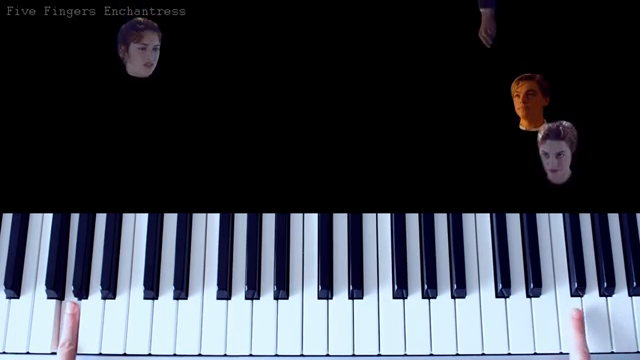
#> input picture frame 222 of src/titanic.mp4, 640 x 360 px, given in place of alice.mp4, which was not available
$ python testeDiff.py   (older library calls are emulated)
#> lines starting #> are read from the running program, lines starting #| are printed output that depends on the picture; after the words box and inside, x2 and y2 are one past the last pixel; in counts of white or black regions, pixels touching at a corner belong together; pictures that were not available may be replaced by others from this repository, and a replacement may not be noted
import cv2
import numpy as np

cap = cv2.VideoCapture('alice.mp4')
ret, current_frame = cap.read()
#> current_frame is the input picture: shape (360, 640, 3); mean B, G, R 72.9, 63.4, 58.7
previous_frame = current_frame

previous_frame_gray = cv2.cvtColor(current_frame, cv2.COLOR_BGR2GRAY)
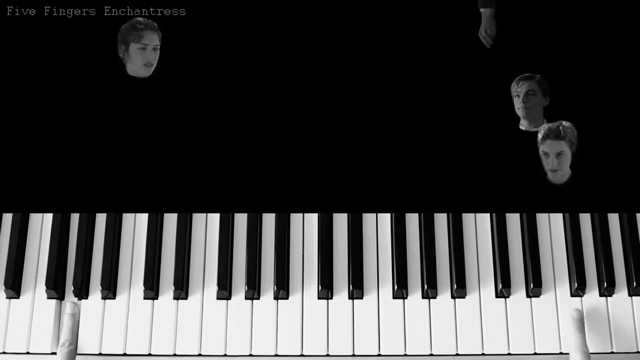
#> previous_frame_gray: shape (360, 640); min 0, max 254, mean 63.1
previous_frame_hsv =  cv2.cvtColor(current_frame, cv2.COLOR_BGR2HSV)
#> previous_frame_hsv: shape (360, 640, 3); mean H, S, V 50.3, 46.1, 73.6

cv2.imshow('frame_test', current_frame)
cv2.waitKey(0)

# min_white_key_val = int(input('type in what the minimum white key value is: '))
# max_white_key_sat = int(input('type in what the maximum white key saturation is: '))
min_white_key_val = 180
max_white_key_sat = 7

red_difference = 50
red_threshold = 160

previous_hand_mask = np.zeros(previous_frame_gray.shape)


while(cap.isOpened()):
    current_frame_gray = cv2.cvtColor(current_frame, cv2.COLOR_BGR2GRAY)

    current_frame_gray = cv2.GaussianBlur(current_frame_gray, (11,11), 3)
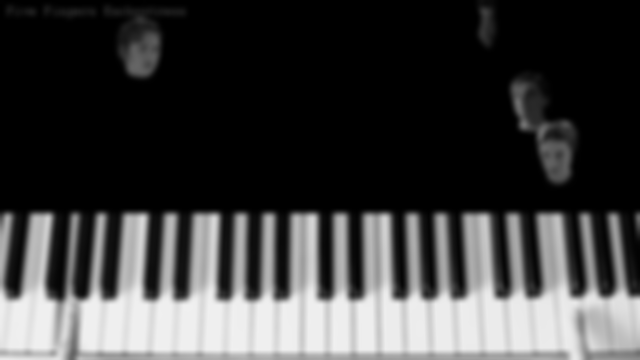
#> current_frame_gray: shape (360, 640); min 0, max 240, mean 63

    current_frame_hsv = cv2.cvtColor(current_frame, cv2.COLOR_BGR2HSV)

    current_frame_hsv = cv2.GaussianBlur(current_frame_hsv, (11,11),3)
#> current_frame_hsv: shape (360, 640, 3); mean H, S, V 50.3, 46.1, 73.6

    current_frame_sat = current_frame_hsv[:,:,1]
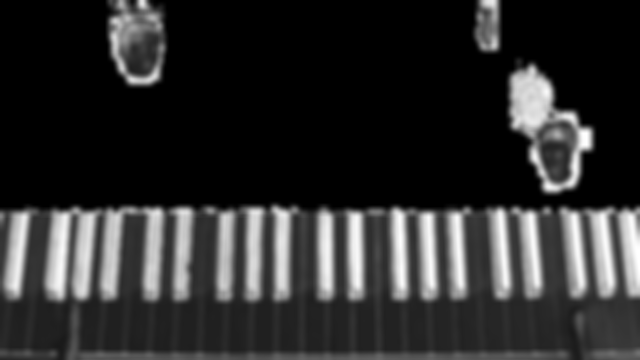
#> current_frame_sat: shape (360, 640); min 0, max 255, mean 46.1

    frame_diff_l = cv2.absdiff(current_frame_gray, previous_frame_gray)

    frame_diff_s = cv2.absdiff(current_frame_sat, previous_frame_hsv[:,:,1])
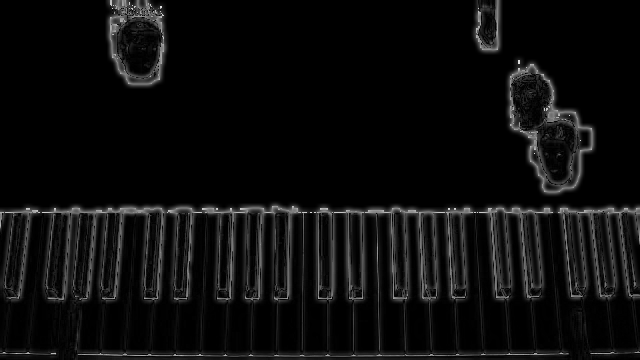
#> frame_diff_s: shape (360, 640); min 0, max 226, mean 12.8

    white_key_mask = np.zeros(frame_diff_l.shape)

    white_key_mask[current_frame_hsv[:,:,1] < max_white_key_sat] = 1
    white_key_mask[previous_frame_hsv[:,:,1] < max_white_key_sat] = 1
    white_key_mask[current_frame_hsv[:,:,2] > min_white_key_val] = 1
    white_key_mask[previous_frame_hsv[:,:,2] > min_white_key_val] = 1

    hand_mask = np.zeros(frame_diff_l.shape)
    red_diff_frame = current_frame[:,:,2]*2  - current_frame[:,:,1] - current_frame[:,:,0]
    red_diff_frame[current_frame[:,:,2] < red_threshold] = 0
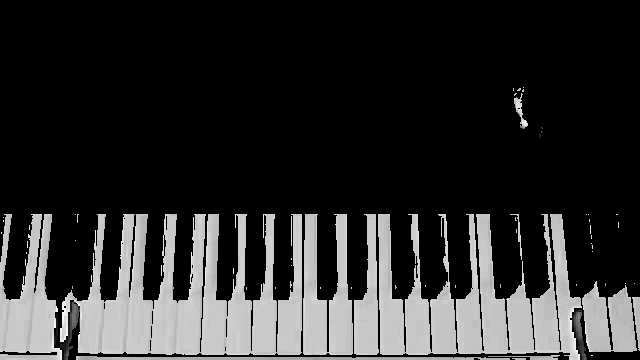
#> red_diff_frame: shape (360, 640); min 0, max 254, mean 45.6
    red_diff_frame[red_diff_frame > 200] = 0
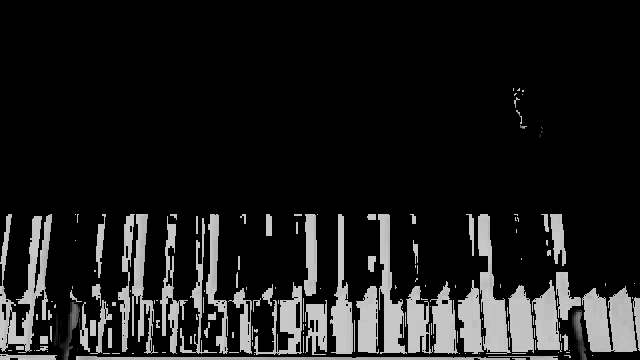
#> red_diff_frame: shape (360, 640); 8.53% of pixels changed, all inside (x1, y1, x2, y2) = (0, 87, 640, 360)
    hand_mask[red_diff_frame > red_difference] = 1

    kernel = cv2.getStructuringElement(cv2.MORPH_ELLIPSE, (15, 15))
    im = np.zeros((100, 100), dtype=np.uint8)
    im[50:, 50:] = 255

    mean, std_dev = cv2.meanStdDev(frame_diff_l)
#> mean = [9.15]; std_dev = [18.98]

    frame_diff_l[frame_diff_l < 2*std_dev] = 0


    hand_mask = cv2.dilate(hand_mask, kernel, iterations=2)

    frame_diff_l[previous_hand_mask == 1] = frame_diff_l[previous_hand_mask == 1]/100
    frame_diff_l[white_key_mask == 1] = frame_diff_l[white_key_mask == 1]*20
    frame_diff_l[white_key_mask == 0] = 0
    frame_diff_l[hand_mask == 1] = 0

    frame_diff_l = cv2.blur(frame_diff_l, (13,13))
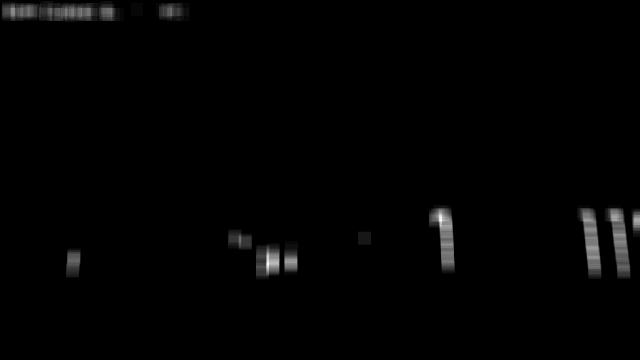
#> frame_diff_l: shape (360, 640); min 0, max 33, mean 0.3; drawn with min black and max white
    frame_diff_l = cv2.normalize(frame_diff_l, None, alpha=0, beta=1, norm_type=cv2.NORM_MINMAX, dtype=cv2.CV_32F)

    cv2.imshow('frame diff saturation',frame_diff_l)

    if cv2.waitKey(1) & 0xFF == ord('q'):
#> (key q is pressed here)
        break
    previous_frame_gray = current_frame_gray.copy()
    previous_frame_hsv = current_frame_hsv.copy()
    previous_hand_mask = hand_mask
    ret, current_frame = cap.read()


cap.release()
cv2.destroyAllWindows()

$ run again, starting later in the video
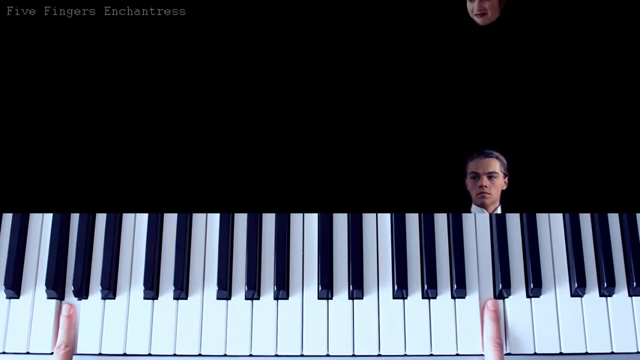
#> input picture frame 1001 of src/titanic.mp4, 640 x 360 px, given in place of alice.mp4, which was not available
#> current_frame is the input picture: shape (360, 640, 3); mean B, G, R 72, 62.7, 57.7
#> previous_frame_hsv: shape (360, 640, 3); mean H, S, V 47.8, 42.8, 72.5
#> current_frame_hsv: shape (360, 640, 3); mean H, S, V 47.8, 42.8, 72.4
#> `red_diff_frame[red_diff_frame > 200] = 0`:
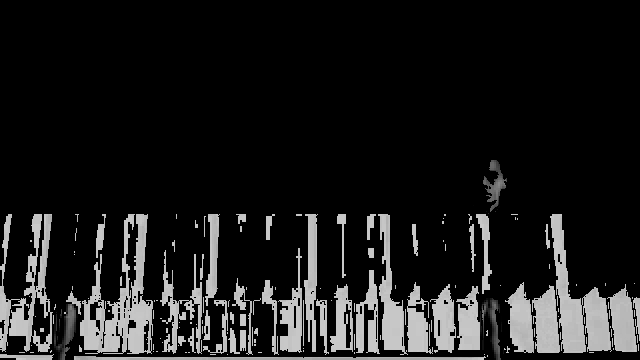
#> red_diff_frame: shape (360, 640); min 0, max 200, mean 27.5
#> mean = [8.99]; std_dev = [18.94]
#> `frame_diff_l = cv2.blur(frame_diff_l, (13,13))`:
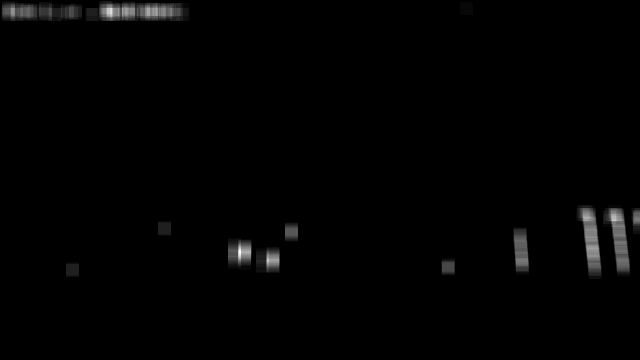
#> frame_diff_l: shape (360, 640); min 0, max 32, mean 0.3; drawn with min black and max white
